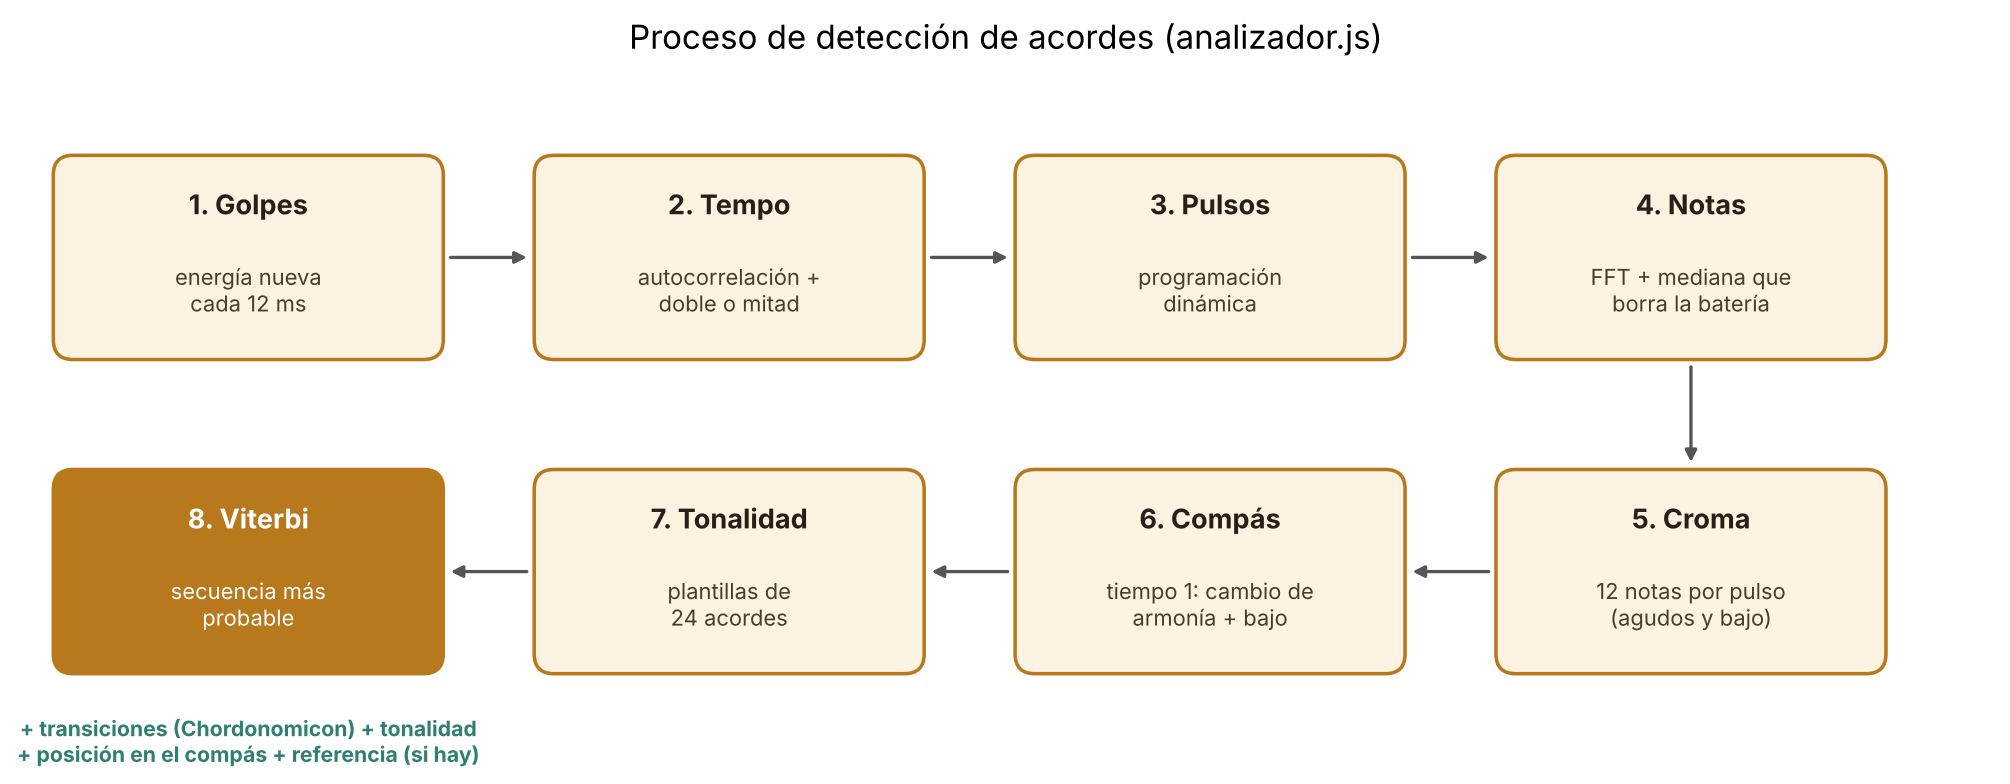

The script that saved this image:
# Figura del proceso de detección de acordes (para el documento).
import matplotlib
matplotlib.use('Agg')
import matplotlib.pyplot as plt
from matplotlib.patches import FancyBboxPatch
pasos = [
    ('1. Golpes', 'energía nueva\ncada 12 ms'),
    ('2. Tempo', 'autocorrelación +\ndoble o mitad'),
    ('3. Pulsos', 'programación\ndinámica'),
    ('4. Notas', 'FFT + mediana que\nborra la batería'),
    ('5. Croma', '12 notas por pulso\n(agudos y bajo)'),
    ('6. Compás', 'tiempo 1: cambio de\narmonía + bajo'),
    ('7. Tonalidad', 'plantillas de\n24 acordes'),
    ('8. Viterbi', 'secuencia más\nprobable'),
]
fig, ax = plt.subplots(figsize=(15, 5.2)); ax.set_xlim(0, 15); ax.set_ylim(0, 5.2); ax.axis('off')
ax.set_title('Proceso de detección de acordes (analizador.js)', fontsize=14, pad=8)
pos = [(0.3 + i * 3.65, 3.0) for i in range(4)] + [(0.3 + (3 - i) * 3.65, 0.6) for i in range(4)]
for (t, d), (px, py) in zip(pasos, pos):
    final = t.startswith('8')
    ax.add_patch(FancyBboxPatch((px, py), 2.9, 1.5, boxstyle='round,pad=0.03,rounding_size=0.15',
                                fc='#b8781c' if final else '#fdf3e3', ec='#b8781c', lw=1.5))
    ax.text(px + 1.45, py + 1.08, t, ha='center', fontsize=11.5, fontweight='bold', color='white' if final else '#2a1f17')
    ax.text(px + 1.45, py + 0.5, d, ha='center', va='center', fontsize=9.3, color='white' if final else '#4a3b2d')
for i in range(len(pos) - 1):
    (x1, y1), (x2, y2) = pos[i], pos[i + 1]
    if y1 == y2:
        a, b = ((x1 + 2.95, y1 + 0.75), (x2 - 0.05, y2 + 0.75)) if x2 > x1 else ((x1 - 0.05, y1 + 0.75), (x2 + 2.95, y2 + 0.75))
    else:
        a, b = (x1 + 1.45, y1 - 0.05), (x2 + 1.45, y2 + 1.55)
    ax.annotate('', xy=b, xytext=a, arrowprops=dict(arrowstyle='-|>', color='#555555', lw=1.4))
# entradas extra al Viterbi
ax.text(0.3 + 1.45, 0.25, '+ transiciones (Chordonomicon) + tonalidad\n+ posición en el compás + referencia (si hay)', ha='center', va='top',
        fontsize=9, color='#2f7f72', fontweight='bold')
plt.savefig('proceso-deteccion.png', dpi=170, bbox_inches='tight', facecolor='white')
